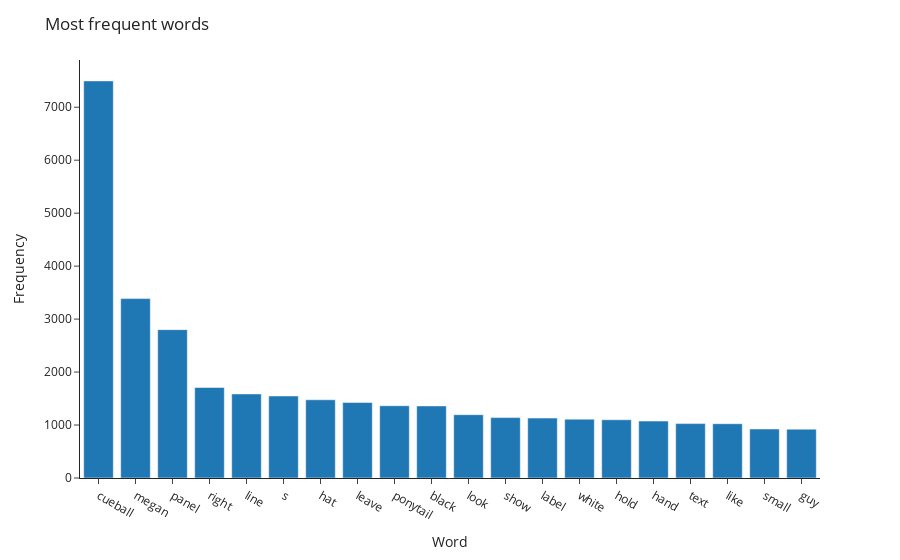

The notebook cell saved with this chart:
### Markdown cell above
We can now plot the most frequent words in the trsnacripts:

### Code cell
fig = px.bar(word_freq[:20])
fig.update_layout(showlegend=False,
                  title="Most frequent words",
                  xaxis_title="Word",
                  yaxis_title="Frequency")
fig.show()

### Figure 1 — Plotly figure (JSON) as saved in the notebook; plotly's stock layout.template omitted (floating-point values rounded to 4 significant figures)
{"data": [{"alignmentgroup": "True", "hovertemplate": "variable=0<br>index=%{x}<br>value=%{y}<extra></extra>", "legendgroup": "0", "marker": {"color": "#1F77B4", "pattern": {"shape": ""}}, "name": "0", "offsetgroup": "0", "orientation": "v", "showlegend": true, "textposition": "auto", "type": "bar", "x": ["cueball", "megan", "panel", "right", "line", "s", "hat", "leave", "ponytail", "black", "look", "show", "label", "white", "hold", "hand", "text", "like", "small", "guy"], "xaxis": "x", "y": [7497, 3387, 2801, 1709, 1587, 1548, 1477, 1425, 1364, 1361, 1195, 1140, 1131, 1111, 1100, 1075, 1027, 1025, 925, 922], "yaxis": "y"}], "layout": {"barmode": "relative", "legend": {"title": {"text": "variable"}, "tracegroupgap": 0}, "margin": {"t": 60}, "showlegend": false, "title": {"text": "Most frequent words"}, "xaxis": {"anchor": "y", "domain": [0, 1], "title": {"text": "Word"}}, "yaxis": {"anchor": "x", "domain": [0, 1], "title": {"text": "Frequency"}}}}
